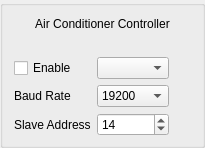
      <widget class="QGroupBox" name="groupBox_11">
       <property name="enabled">
        <bool>true</bool>
       </property>
       <property name="title">
        <string/>
       </property>
       <layout class="QGridLayout" name="gridLayout_19">
        <property name="bottomMargin">
         <number>9</number>
        </property>
        <item row="2" column="0">
         <layout class="QGridLayout" name="gridLayout_20">
          <item row="1" column="1">
           <widget class="QComboBox" name="air_udc_baudrate_cmb">
            <property name="sizePolicy">
             <sizepolicy hsizetype="Preferred" vsizetype="Preferred">
              <horstretch>0</horstretch>
              <verstretch>0</verstretch>
             </sizepolicy>
            </property>
            <property name="currentIndex">
             <number>6</number>
            </property>
            <item>
             <property name="text">
              <string>300</string>
             </property>
            </item>
            <item>
             <property name="text">
              <string>600</string>
             </property>
            </item>
            <item>
             <property name="text">
              <string>1200</string>
             </property>
            </item>
            <item>
             <property name="text">
              <string>2400</string>
             </property>
            </item>
            <item>
             <property name="text">
              <string>4800</string>
             </property>
            </item>
            <item>
             <property name="text">
              <string>9600</string>
             </property>
            </item>
            <item>
             <property name="text">
              <string>19200</string>
             </property>
            </item>
           </widget>
          </item>
          <item row="0" column="0">
           <widget class="QCheckBox" name="air_udc_enable_chb">
            <property name="sizePolicy">
             <sizepolicy hsizetype="Maximum" vsizetype="Preferred">
              <horstretch>0</horstretch>
              <verstretch>0</verstretch>
             </sizepolicy>
            </property>
            <property name="text">
             <string>Enable</string>
            </property>
           </widget>
          </item>
          <item row="0" column="1">
           <widget class="QComboBox" name="air_udc_port_cmb">
            <property name="sizePolicy">
             <sizepolicy hsizetype="Maximum" vsizetype="Preferred">
              <horstretch>0</horstretch>
              <verstretch>0</verstretch>
             </sizepolicy>
            </property>
           </widget>
          </item>
          <item row="1" column="0">
           <widget class="QLabel" name="label_24">
            <property name="sizePolicy">
             <sizepolicy hsizetype="Maximum" vsizetype="Preferred">
              <horstretch>0</horstretch>
              <verstretch>0</verstretch>
             </sizepolicy>
            </property>
            <property name="text">
             <string>Baud Rate</string>
            </property>
           </widget>
          </item>
          <item row="0" column="2">
           <widget class="QLabel" name="air_udc_led_la">
            <property name="enabled">
             <bool>false</bool>
            </property>
            <property name="sizePolicy">
             <sizepolicy hsizetype="Fixed" vsizetype="Fixed">
              <horstretch>0</horstretch>
              <verstretch>0</verstretch>
             </sizepolicy>
            </property>
            <property name="minimumSize">
             <size>
              <width>16</width>
              <height>16</height>
             </size>
            </property>
            <property name="maximumSize">
             <size>
              <width>16</width>
              <height>16</height>
             </size>
            </property>
            <property name="text">
             <string/>
            </property>
            <property name="pixmap">
             <pixmap>../../resources/img/green_light.png</pixmap>
            </property>
            <property name="scaledContents">
             <bool>true</bool>
            </property>
            <property name="alignment">
             <set>Qt::AlignCenter</set>
            </property>
           </widget>
          </item>
          <item row="2" column="0">
           <widget class="QLabel" name="label_15">
            <property name="text">
             <string>Slave Address</string>
            </property>
           </widget>
          </item>
          <item row="2" column="1">
           <widget class="QSpinBox" name="air_udc_slave_address_sb">
            <property name="minimum">
             <number>1</number>
            </property>
            <property name="maximum">
             <number>247</number>
            </property>
            <property name="value">
             <number>14</number>
            </property>
           </widget>
          </item>
         </layout>
        </item>
        <item row="1" column="0">
         <layout class="QHBoxLayout" name="horizontalLayout_10">
          <item alignment="Qt::AlignHCenter|Qt::AlignVCenter">
           <widget class="QLabel" name="label_25">
            <property name="sizePolicy">
             <sizepolicy hsizetype="Fixed" vsizetype="Fixed">
              <horstretch>0</horstretch>
              <verstretch>0</verstretch>
             </sizepolicy>
            </property>
            <property name="text">
             <string/>
            </property>
            <property name="pixmap">
             <pixmap>../../resources/img/udc3500.jpg</pixmap>
            </property>
            <property name="scaledContents">
             <bool>true</bool>
            </property>
           </widget>
          </item>
          <item>
           <widget class="QLabel" name="label_28">
            <property name="text">
             <string/>
            </property>
            <property name="pixmap">
             <pixmap>../../resources/img/air_conditioner.png</pixmap>
            </property>
            <property name="alignment">
             <set>Qt::AlignCenter</set>
            </property>
           </widget>
          </item>
         </layout>
        </item>
        <item row="0" column="0">
         <widget class="QLabel" name="label_26">
          <property name="text">
           <string>Air Conditioner Controller</string>
          </property>
          <property name="alignment">
           <set>Qt::AlignCenter</set>
          </property>
         </widget>
        </item>
       </layout>
      </widget>
